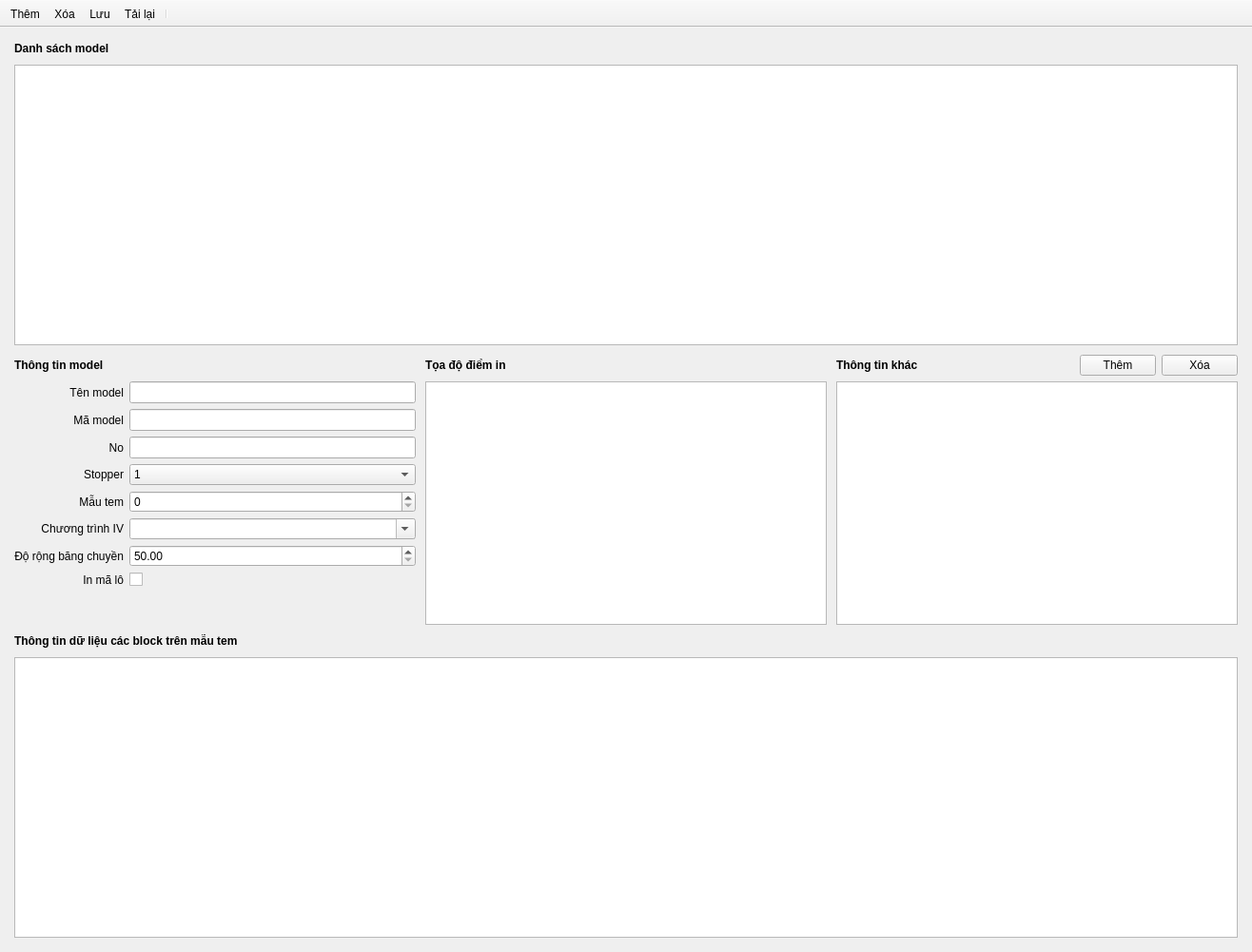
<?xml version="1.0" encoding="UTF-8"?>
<ui version="4.0">
 <class>ModelWindow</class>
 <widget class="QMainWindow" name="ModelWindow">
  <property name="geometry">
   <rect>
    <x>0</x>
    <y>0</y>
    <width>1316</width>
    <height>1001</height>
   </rect>
  </property>
  <property name="windowTitle">
   <string>MainWindow</string>
  </property>
  <widget class="QWidget" name="centralwidget">
   <layout class="QGridLayout" name="gridLayout_2">
    <property name="leftMargin">
     <number>15</number>
    </property>
    <property name="topMargin">
     <number>15</number>
    </property>
    <property name="rightMargin">
     <number>15</number>
    </property>
    <property name="bottomMargin">
     <number>15</number>
    </property>
    <property name="spacing">
     <number>10</number>
    </property>
    <item row="0" column="1">
     <widget class="QLabel" name="label_5">
      <property name="font">
       <font>
        <bold>true</bold>
       </font>
      </property>
      <property name="text">
       <string>Danh sách model</string>
      </property>
     </widget>
    </item>
    <item row="1" column="1" colspan="3">
     <widget class="NxTableView" name="tbvModels">
      <property name="minimumSize">
       <size>
        <width>0</width>
        <height>0</height>
       </size>
      </property>
      <property name="maximumSize">
       <size>
        <width>16777215</width>
        <height>16777215</height>
       </size>
      </property>
      <property name="editTriggers">
       <set>QAbstractItemView::EditTrigger::NoEditTriggers</set>
      </property>
      <property name="alternatingRowColors">
       <bool>false</bool>
      </property>
      <property name="selectionMode">
       <enum>QAbstractItemView::SelectionMode::ExtendedSelection</enum>
      </property>
      <property name="selectionBehavior">
       <enum>QAbstractItemView::SelectionBehavior::SelectRows</enum>
      </property>
      <attribute name="horizontalHeaderMinimumSectionSize">
       <number>100</number>
      </attribute>
      <attribute name="horizontalHeaderDefaultSectionSize">
       <number>120</number>
      </attribute>
      <attribute name="verticalHeaderMinimumSectionSize">
       <number>22</number>
      </attribute>
      <attribute name="verticalHeaderDefaultSectionSize">
       <number>22</number>
      </attribute>
     </widget>
    </item>
    <item row="6" column="1" colspan="3">
     <widget class="NxTableView" name="tbvBlocks">
      <property name="editTriggers">
       <set>QAbstractItemView::EditTrigger::NoEditTriggers</set>
      </property>
      <property name="alternatingRowColors">
       <bool>false</bool>
      </property>
      <attribute name="horizontalHeaderDefaultSectionSize">
       <number>200</number>
      </attribute>
      <attribute name="horizontalHeaderStretchLastSection">
       <bool>true</bool>
      </attribute>
      <attribute name="verticalHeaderVisible">
       <bool>false</bool>
      </attribute>
      <attribute name="verticalHeaderMinimumSectionSize">
       <number>22</number>
      </attribute>
      <attribute name="verticalHeaderDefaultSectionSize">
       <number>22</number>
      </attribute>
     </widget>
    </item>
    <item row="2" column="1" rowspan="2">
     <widget class="QWidget" name="widInfo" native="true">
      <property name="minimumSize">
       <size>
        <width>0</width>
        <height>48</height>
       </size>
      </property>
      <layout class="QGridLayout" name="gridLayout_5">
       <property name="leftMargin">
        <number>0</number>
       </property>
       <property name="topMargin">
        <number>0</number>
       </property>
       <property name="rightMargin">
        <number>0</number>
       </property>
       <property name="bottomMargin">
        <number>0</number>
       </property>
       <item row="8" column="1">
        <widget class="QCheckBox" name="chxPrintLo">
         <property name="text">
          <string/>
         </property>
        </widget>
       </item>
       <item row="4" column="1">
        <widget class="QComboBox" name="cbxStopper">
         <item>
          <property name="text">
           <string>1</string>
          </property>
         </item>
         <item>
          <property name="text">
           <string>2</string>
          </property>
         </item>
        </widget>
       </item>
       <item row="7" column="0">
        <widget class="QLabel" name="label_9">
         <property name="minimumSize">
          <size>
           <width>0</width>
           <height>0</height>
          </size>
         </property>
         <property name="maximumSize">
          <size>
           <width>16777215</width>
           <height>16777215</height>
          </size>
         </property>
         <property name="text">
          <string>Độ rộng băng chuyền</string>
         </property>
         <property name="alignment">
          <set>Qt::AlignmentFlag::AlignRight|Qt::AlignmentFlag::AlignTrailing|Qt::AlignmentFlag::AlignVCenter</set>
         </property>
        </widget>
       </item>
       <item row="2" column="0">
        <widget class="QLabel" name="label_2">
         <property name="minimumSize">
          <size>
           <width>0</width>
           <height>0</height>
          </size>
         </property>
         <property name="maximumSize">
          <size>
           <width>16777215</width>
           <height>16777215</height>
          </size>
         </property>
         <property name="text">
          <string>Mã model</string>
         </property>
         <property name="alignment">
          <set>Qt::AlignmentFlag::AlignRight|Qt::AlignmentFlag::AlignTrailing|Qt::AlignmentFlag::AlignVCenter</set>
         </property>
        </widget>
       </item>
       <item row="5" column="0">
        <widget class="QLabel" name="label_10">
         <property name="minimumSize">
          <size>
           <width>0</width>
           <height>0</height>
          </size>
         </property>
         <property name="maximumSize">
          <size>
           <width>16777215</width>
           <height>16777215</height>
          </size>
         </property>
         <property name="text">
          <string>Mẫu tem</string>
         </property>
         <property name="alignment">
          <set>Qt::AlignmentFlag::AlignRight|Qt::AlignmentFlag::AlignTrailing|Qt::AlignmentFlag::AlignVCenter</set>
         </property>
        </widget>
       </item>
       <item row="8" column="0">
        <widget class="QLabel" name="label_4">
         <property name="text">
          <string>In mã lô</string>
         </property>
         <property name="alignment">
          <set>Qt::AlignmentFlag::AlignRight|Qt::AlignmentFlag::AlignTrailing|Qt::AlignmentFlag::AlignVCenter</set>
         </property>
        </widget>
       </item>
       <item row="10" column="1">
        <spacer name="verticalSpacer">
         <property name="orientation">
          <enum>Qt::Orientation::Vertical</enum>
         </property>
         <property name="sizeHint" stdset="0">
          <size>
           <width>20</width>
           <height>40</height>
          </size>
         </property>
        </spacer>
       </item>
       <item row="1" column="1">
        <widget class="QLineEdit" name="txtModelName">
         <property name="minimumSize">
          <size>
           <width>0</width>
           <height>23</height>
          </size>
         </property>
         <property name="readOnly">
          <bool>true</bool>
         </property>
        </widget>
       </item>
       <item row="2" column="1">
        <widget class="QLineEdit" name="txtModelCode">
         <property name="minimumSize">
          <size>
           <width>0</width>
           <height>23</height>
          </size>
         </property>
         <property name="readOnly">
          <bool>true</bool>
         </property>
        </widget>
       </item>
       <item row="4" column="0">
        <widget class="QLabel" name="label_6">
         <property name="minimumSize">
          <size>
           <width>0</width>
           <height>0</height>
          </size>
         </property>
         <property name="maximumSize">
          <size>
           <width>16777215</width>
           <height>16777215</height>
          </size>
         </property>
         <property name="text">
          <string>Stopper</string>
         </property>
         <property name="alignment">
          <set>Qt::AlignmentFlag::AlignRight|Qt::AlignmentFlag::AlignTrailing|Qt::AlignmentFlag::AlignVCenter</set>
         </property>
        </widget>
       </item>
       <item row="6" column="0">
        <widget class="QLabel" name="label_8">
         <property name="minimumSize">
          <size>
           <width>0</width>
           <height>0</height>
          </size>
         </property>
         <property name="maximumSize">
          <size>
           <width>16777215</width>
           <height>16777215</height>
          </size>
         </property>
         <property name="text">
          <string>Chương trình IV</string>
         </property>
         <property name="alignment">
          <set>Qt::AlignmentFlag::AlignRight|Qt::AlignmentFlag::AlignTrailing|Qt::AlignmentFlag::AlignVCenter</set>
         </property>
        </widget>
       </item>
       <item row="7" column="1">
        <widget class="QDoubleSpinBox" name="spxCvWidth">
         <property name="minimumSize">
          <size>
           <width>0</width>
           <height>23</height>
          </size>
         </property>
         <property name="minimum">
          <double>50.000000000000000</double>
         </property>
         <property name="maximum">
          <double>500.000000000000000</double>
         </property>
        </widget>
       </item>
       <item row="6" column="1">
        <widget class="QComboBox" name="cbxIVPrograms">
         <property name="minimumSize">
          <size>
           <width>0</width>
           <height>0</height>
          </size>
         </property>
         <property name="editable">
          <bool>true</bool>
         </property>
        </widget>
       </item>
       <item row="5" column="1">
        <widget class="QSpinBox" name="spxProgram">
         <property name="maximum">
          <number>1999</number>
         </property>
        </widget>
       </item>
       <item row="3" column="0">
        <widget class="QLabel" name="label_3">
         <property name="minimumSize">
          <size>
           <width>0</width>
           <height>0</height>
          </size>
         </property>
         <property name="maximumSize">
          <size>
           <width>16777215</width>
           <height>16777215</height>
          </size>
         </property>
         <property name="text">
          <string>No</string>
         </property>
         <property name="alignment">
          <set>Qt::AlignmentFlag::AlignRight|Qt::AlignmentFlag::AlignTrailing|Qt::AlignmentFlag::AlignVCenter</set>
         </property>
        </widget>
       </item>
       <item row="3" column="1">
        <widget class="QLineEdit" name="txtModelNo">
         <property name="minimumSize">
          <size>
           <width>0</width>
           <height>23</height>
          </size>
         </property>
        </widget>
       </item>
       <item row="1" column="0">
        <widget class="QLabel" name="label">
         <property name="minimumSize">
          <size>
           <width>0</width>
           <height>0</height>
          </size>
         </property>
         <property name="maximumSize">
          <size>
           <width>16777215</width>
           <height>16777215</height>
          </size>
         </property>
         <property name="text">
          <string>Tên model</string>
         </property>
         <property name="alignment">
          <set>Qt::AlignmentFlag::AlignRight|Qt::AlignmentFlag::AlignTrailing|Qt::AlignmentFlag::AlignVCenter</set>
         </property>
        </widget>
       </item>
       <item row="0" column="0" colspan="2">
        <widget class="QLabel" name="label_7">
         <property name="minimumSize">
          <size>
           <width>0</width>
           <height>22</height>
          </size>
         </property>
         <property name="font">
          <font>
           <bold>true</bold>
          </font>
         </property>
         <property name="text">
          <string>Thông tin model</string>
         </property>
        </widget>
       </item>
      </layout>
     </widget>
    </item>
    <item row="2" column="2" rowspan="2">
     <widget class="QWidget" name="widPosition" native="true">
      <layout class="QGridLayout" name="gridLayout_4">
       <property name="leftMargin">
        <number>0</number>
       </property>
       <property name="topMargin">
        <number>0</number>
       </property>
       <property name="rightMargin">
        <number>0</number>
       </property>
       <property name="bottomMargin">
        <number>0</number>
       </property>
       <item row="0" column="0">
        <widget class="QLabel" name="label_12">
         <property name="minimumSize">
          <size>
           <width>0</width>
           <height>22</height>
          </size>
         </property>
         <property name="font">
          <font>
           <bold>true</bold>
          </font>
         </property>
         <property name="text">
          <string>Tọa độ điểm in</string>
         </property>
        </widget>
       </item>
       <item row="1" column="0">
        <widget class="NxTableView" name="tbvMarkPos">
         <property name="editTriggers">
          <set>QAbstractItemView::EditTrigger::AnyKeyPressed|QAbstractItemView::EditTrigger::DoubleClicked|QAbstractItemView::EditTrigger::EditKeyPressed</set>
         </property>
         <property name="alternatingRowColors">
          <bool>false</bool>
         </property>
         <attribute name="horizontalHeaderMinimumSectionSize">
          <number>70</number>
         </attribute>
         <attribute name="horizontalHeaderDefaultSectionSize">
          <number>100</number>
         </attribute>
         <attribute name="horizontalHeaderStretchLastSection">
          <bool>false</bool>
         </attribute>
         <attribute name="verticalHeaderMinimumSectionSize">
          <number>22</number>
         </attribute>
         <attribute name="verticalHeaderDefaultSectionSize">
          <number>22</number>
         </attribute>
        </widget>
       </item>
      </layout>
     </widget>
    </item>
    <item row="2" column="3" rowspan="2">
     <widget class="QWidget" name="widParams" native="true">
      <layout class="QGridLayout" name="gridLayout_3">
       <property name="leftMargin">
        <number>0</number>
       </property>
       <property name="topMargin">
        <number>0</number>
       </property>
       <property name="rightMargin">
        <number>0</number>
       </property>
       <property name="bottomMargin">
        <number>0</number>
       </property>
       <item row="0" column="0">
        <widget class="QLabel" name="label_13">
         <property name="sizePolicy">
          <sizepolicy hsizetype="Expanding" vsizetype="Preferred">
           <horstretch>0</horstretch>
           <verstretch>0</verstretch>
          </sizepolicy>
         </property>
         <property name="minimumSize">
          <size>
           <width>0</width>
           <height>22</height>
          </size>
         </property>
         <property name="font">
          <font>
           <bold>true</bold>
          </font>
         </property>
         <property name="text">
          <string>Thông tin khác</string>
         </property>
        </widget>
       </item>
       <item row="0" column="1">
        <widget class="QPushButton" name="btnAddParam">
         <property name="text">
          <string>Thêm</string>
         </property>
        </widget>
       </item>
       <item row="0" column="2">
        <widget class="QPushButton" name="btnRemoveParam">
         <property name="text">
          <string>Xóa</string>
         </property>
        </widget>
       </item>
       <item row="1" column="0" rowspan="4" colspan="3">
        <widget class="NxTableView" name="tbvComments">
         <property name="alternatingRowColors">
          <bool>false</bool>
         </property>
         <attribute name="horizontalHeaderDefaultSectionSize">
          <number>100</number>
         </attribute>
         <attribute name="horizontalHeaderStretchLastSection">
          <bool>true</bool>
         </attribute>
         <attribute name="verticalHeaderMinimumSectionSize">
          <number>22</number>
         </attribute>
         <attribute name="verticalHeaderDefaultSectionSize">
          <number>24</number>
         </attribute>
        </widget>
       </item>
      </layout>
     </widget>
    </item>
    <item row="5" column="1" colspan="3">
     <widget class="QLabel" name="label_14">
      <property name="font">
       <font>
        <bold>true</bold>
       </font>
      </property>
      <property name="text">
       <string>Thông tin dữ liệu các block trên mẫu tem</string>
      </property>
     </widget>
    </item>
   </layout>
  </widget>
  <widget class="QToolBar" name="toolBar">
   <property name="windowTitle">
    <string>toolBar</string>
   </property>
   <property name="movable">
    <bool>false</bool>
   </property>
   <property name="iconSize">
    <size>
     <width>24</width>
     <height>24</height>
    </size>
   </property>
   <property name="toolButtonStyle">
    <enum>Qt::ToolButtonStyle::ToolButtonTextBesideIcon</enum>
   </property>
   <attribute name="toolBarArea">
    <enum>TopToolBarArea</enum>
   </attribute>
   <attribute name="toolBarBreak">
    <bool>false</bool>
   </attribute>
   <addaction name="actionNew"/>
   <addaction name="actionRemove"/>
   <addaction name="actionSave"/>
   <addaction name="actionLoad"/>
   <addaction name="separator"/>
  </widget>
  <action name="actionNew">
   <property name="icon">
    <iconset resource="../Assets/Icons/icons.qrc">
     <normaloff>:/plus_48px.png</normaloff>:/plus_48px.png</iconset>
   </property>
   <property name="text">
    <string>Thêm</string>
   </property>
  </action>
  <action name="actionRemove">
   <property name="icon">
    <iconset resource="../Assets/Icons/icons.qrc">
     <normaloff>:/close_window_48px.png</normaloff>:/close_window_48px.png</iconset>
   </property>
   <property name="text">
    <string>Xóa</string>
   </property>
  </action>
  <action name="actionSave">
   <property name="icon">
    <iconset resource="../Assets/Icons/icons.qrc">
     <normaloff>:/save_48px.png</normaloff>:/save_48px.png</iconset>
   </property>
   <property name="text">
    <string>Lưu</string>
   </property>
  </action>
  <action name="actionLoad">
   <property name="icon">
    <iconset resource="../Assets/Icons/icons.qrc">
     <normaloff>:/reset_48px.png</normaloff>:/reset_48px.png</iconset>
   </property>
   <property name="text">
    <string>Tải lại</string>
   </property>
  </action>
  <action name="actionFromFile">
   <property name="icon">
    <iconset resource="../Assets/Icons/icons.qrc">
     <normaloff>:/microsoft_excel_2019_48px.png</normaloff>:/microsoft_excel_2019_48px.png</iconset>
   </property>
   <property name="text">
    <string>Thêm từ file</string>
   </property>
  </action>
  <action name="actionToFile">
   <property name="enabled">
    <bool>false</bool>
   </property>
   <property name="icon">
    <iconset resource="../Assets/Icons/icons.qrc">
     <normaloff>:/microsoft_excel_2019_48px.png</normaloff>:/microsoft_excel_2019_48px.png</iconset>
   </property>
   <property name="text">
    <string>Xuất file</string>
   </property>
  </action>
 </widget>
 <customwidgets>
  <customwidget>
   <class>NxTableView</class>
   <extends>QTableView</extends>
   <header>NxTableView.h</header>
  </customwidget>
 </customwidgets>
 <resources>
  <include location="../Assets/Icons/icons.qrc"/>
 </resources>
 <connections/>
</ui>
